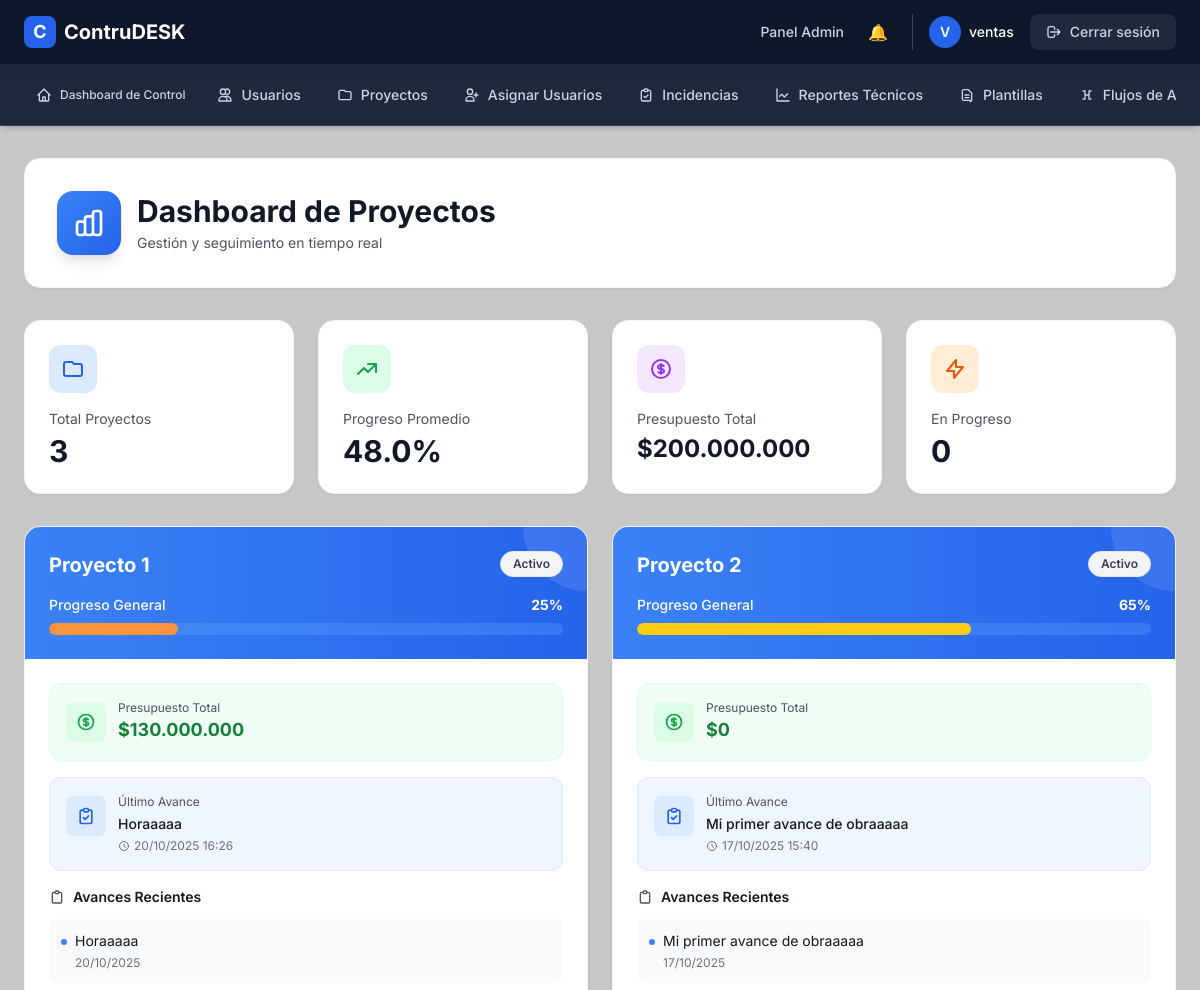
The app's page /lector/dashboard (signed in, upper part), older data.
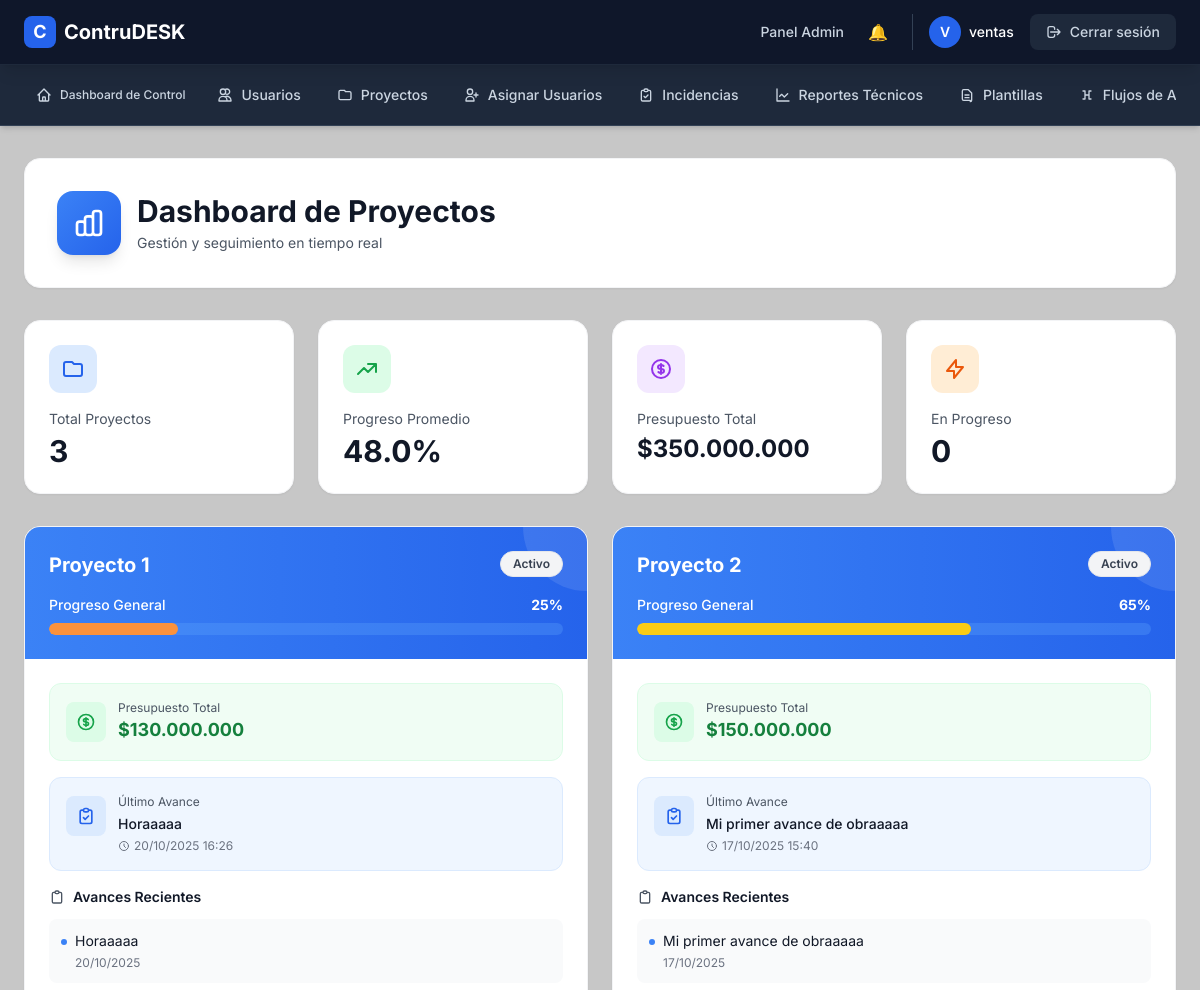
The same page, newer data.
### app/models.py (models this page shows, shortened)
class Project(db.Model):
    __tablename__ = 'projects'
    id = db.Column(db.Integer, primary_key=True)
    name = db.Column(db.String(128), nullable=False)
    description = db.Column(db.Text)
    start_date = db.Column(db.DateTime, default=datetime.utcnow)
    end_date = db.Column(db.DateTime)
    progress = db.Column(db.Integer, default=0)
    status = db.Column(db.String(50), default='activo')  # Ej: activo, suspendido, finalizado
    archived = db.Column(db.Boolean, default=False)  # Indicador de archivo
    admin_comment = db.Column(db.Text)
    total_budget = db.Column(db.Float, default=0.0)
    budget_file = db.Column(db.String(255))
    schedule_file = db.Column(db.String(255))
    creator_id = db.Column(db.Integer, db.ForeignKey('admin_users.id'), nullable=False)
    creator = db.relationship('AdminUser', backref='created_projects')

class ProjectProgress(db.Model):
    __tablename__ = 'project_progress'
    id = db.Column(db.Integer, primary_key=True)
    project_id = db.Column(db.Integer, db.ForeignKey('projects.id', ondelete='CASCADE'), nullable=False)
    user_id = db.Column(db.Integer, db.ForeignKey('admin_users.id', ondelete='CASCADE'), nullable=False)
    description = db.Column(db.Text, nullable=False)  # Texto del avance
    date = db.Column(db.DateTime, default=datetime.utcnow)
    project = db.relationship('Project', backref=db.backref('progress_reports', lazy=True))
    user = db.relationship('AdminUser', backref=db.backref('progress_reports', lazy=True))

### app/routes/lector.py (the view)
@lector_bp.route('/dashboard')
@login_required
def dashboard():
    proyectos = Project.query.filter_by(archived=False).all()
    sub = (
        db.session.query(
            ProjectProgress.project_id,
            func.max(ProjectProgress.date).label('max_date')
        )
        .group_by(ProjectProgress.project_id)
        .subquery()
    )
    ultimos_avances = (
        db.session.query(ProjectProgress)
        .join(
            sub,
            and_(
                ProjectProgress.project_id == sub.c.project_id,
                ProjectProgress.date == sub.c.max_date,
            ),
        )
        .all()
    )
    ultimo_por_proyecto = {a.project_id: a for a in ultimos_avances}
    recientes_por_proyecto = {}
    for p in proyectos:
        recent = (
            ProjectProgress.query
            .filter_by(project_id=p.id)
            .order_by(ProjectProgress.date.desc())
            .limit(3)
            .all()
        )
        recientes_por_proyecto[p.id] = recent
    resumenes = []
    for p in proyectos:
        ultimo = ultimo_por_proyecto.get(p.id)
        resumenes.append({
            "id": p.id,
            "nombre": p.name,
            "estado": p.status.capitalize(),
            "progreso_pct": p.progress or 0,
            "presupuesto": p.total_budget or 0,
            "cronograma_file": p.schedule_file,
            "presupuesto_file": p.budget_file,
            "ultimo_avance_desc": ultimo.description if ultimo else "Sin avances",
            "ultimo_avance_fecha": ultimo.date if ultimo else None,
            "recientes": recientes_por_proyecto.get(p.id, []),
        })
    return render_template('lector/dashboard.html', resumenes=resumenes)

### app/models.py (called while the page is built)
    def has_role(self, role_name):
        return any(role.name == role_name for role in self.roles)

    @property
    def is_authenticated(self):
        return True

### app/templates/lector/dashboard.html (shortened to what the changed rows need)
{% extends "layout.html" %}
{% block content %}
<div class="container mx-auto px-4 sm:px-6 py-6 sm:py-8 max-w-[90rem]">
  <div class="bg-white rounded-2xl shadow-sm border border-gray-100 p-6 sm:p-8 mb-8">
    <div class="flex flex-col lg:flex-row lg:items-center lg:justify-between gap-4">
      <div class="flex items-center gap-4">
        <div>
          <h1 class="text-2xl sm:text-3xl font-bold text-gray-900">Dashboard de Proyectos</h1>
        </div>
      </div>
    </div>
  </div>
  <div class="grid grid-cols-1 sm:grid-cols-2 lg:grid-cols-4 gap-4 sm:gap-6 mb-8">
      {% set promedio = (resumenes|sum(attribute='progreso_pct') / resumenes|length)|round if resumenes else 0 %}
    <div class="bg-white rounded-2xl shadow-sm border border-gray-100 p-6 hover:shadow-md transition-all duration-200">
      <div class="flex items-center justify-between mb-4">
        <div class="w-12 h-12 bg-purple-100 rounded-xl flex items-center justify-center">
        </div>
      </div>
      <p class="text-gray-600 text-sm mb-1">Presupuesto Total</p>
      {% set total_presupuesto = resumenes|sum(attribute='presupuesto') %}
      <p class="text-2xl font-bold text-gray-900">${{ "{:,.0f}".format(total_presupuesto).replace(",", ".") }}</p>
    </div>
      {% set activos = resumenes|selectattr('estado', 'equalto', 'En Progreso')|list|length %}
  </div>
  <div class="grid grid-cols-1 lg:grid-cols-2 xl:grid-cols-3 gap-6">
    {% for p in resumenes %}
    <div class="bg-white rounded-2xl shadow-sm border border-gray-100 overflow-hidden hover:shadow-lg transition-all duration-300 group">
      <div class="bg-gradient-to-r from-blue-500 to-blue-600 p-6 relative overflow-hidden">
        <div class="relative z-10">
          <div class="flex items-start justify-between mb-2">
            <h2 class="text-xl font-bold text-white pr-4">{{ p.nombre }}</h2>
            <span class="px-3 py-1 rounded-full text-xs font-semibold border
              {% if p.estado == 'En Progreso' %}
                bg-green-100 text-green-700 border-green-200
              {% elif p.estado == 'Planificación' %}
                bg-yellow-100 text-yellow-700 border-yellow-200
              {% elif p.estado == 'Completado' %}
                bg-blue-100 text-blue-700 border-blue-200
              {% else %}
                bg-gray-100 text-gray-700 border-gray-200
              {% endif %}">
              {{ p.estado }}
            </span>
          </div>
          <div class="mt-4">
            <div class="flex items-center justify-between text-white text-sm mb-2">
              <span class="font-medium">Progreso General</span>
              <span class="font-bold">{{ p.progreso_pct }}%</span>
            </div>
            <div class="w-full bg-blue-400 bg-opacity-30 rounded-full h-3 overflow-hidden">
              <div class="h-3 rounded-full transition-all duration-500 flex items-center justify-end pr-2
                {% if p.progreso_pct >= 75 %}bg-green-400
                {% elif p.progreso_pct >= 50 %}bg-yellow-400
                {% elif p.progreso_pct >= 25 %}bg-orange-400
                {% else %}bg-red-400{% endif %}"
                   style="width: {{ p.progreso_pct }}%;">
              </div>
            </div>
          </div>
        </div>
      </div>
      <div class="p-6 space-y-4">
        <div class="flex items-center justify-between p-4 bg-green-50 rounded-xl border border-green-100">
          <div class="flex items-center gap-3">
            <div class="w-10 h-10 bg-green-100 rounded-lg flex items-center justify-center">
            </div>
            <div>
              <p class="text-xs text-gray-600">Presupuesto Total</p>
              <p class="text-lg font-bold text-green-700">${{ "{:,.0f}".format(p.presupuesto).replace(",", ".") }}</p>
            </div>
          </div>
        </div>
        <div class="p-4 bg-blue-50 rounded-xl border border-blue-100">
          <div class="flex items-start gap-3">
            <div class="w-10 h-10 bg-blue-100 rounded-lg flex items-center justify-center flex-shrink-0 mt-0.5">
              <svg class="w-5 h-5 text-blue-600" fill="none" stroke="currentColor" viewBox="0 0 24 24">
                <path stroke-linecap="round" stroke-linejoin="round" stroke-width="2" d="M9 5H7a2 2 0 00-2 2v12a2 2 0 002 2h10a2 2 0 002-2V7a2 2 0 00-2-2h-2M9 5a2 2 0 002 2h2a2 2 0 002-2M9 5a2 2 0 012-2h2a2 2 0 012 2m-6 9l2 2 4-4"/>
              </svg>
            </div>
            <div class="flex-1">
              <p class="text-xs text-gray-600 mb-1">Último Avance</p>
              <p class="text-sm font-medium text-gray-900">{{ p.ultimo_avance_desc }}</p>
              {% if p.ultimo_avance_fecha %}
              <p class="text-xs text-gray-500 mt-1 flex items-center">
                <svg class="w-3 h-3 mr-1" fill="none" stroke="currentColor" viewBox="0 0 24 24">
                  <path stroke-linecap="round" stroke-linejoin="round" stroke-width="2" d="M12 8v4l3 3m6-3a9 9 0 11-18 0 9 9 0 0118 0z"/>
                </svg>
                {{ p.ultimo_avance_fecha.strftime('%d/%m/%Y %H:%M') }}
              </p>
              {% endif %}
            </div>
          </div>
        </div>
        <div>
          <div class="flex items-center gap-2 mb-3">
            <svg class="w-4 h-4 text-gray-600" fill="none" stroke="currentColor" viewBox="0 0 24 24">
              <path stroke-linecap="round" stroke-linejoin="round" stroke-width="2" d="M9 5H7a2 2 0 00-2 2v12a2 2 0 002 2h10a2 2 0 002-2V7a2 2 0 00-2-2h-2M9 5a2 2 0 002 2h2a2 2 0 002-2M9 5a2 2 0 012-2h2a2 2 0 012 2"/>
            </svg>
            <h3 class="text-sm font-semibold text-gray-900">Avances Recientes</h3>
          </div>
          {% if p.recientes and p.recientes|length > 0 %}
            <div class="space-y-2">
              {% for a in p.recientes %}
              <div class="flex items-start gap-2 p-3 bg-gray-50 rounded-lg hover:bg-gray-100 transition-colors duration-150">
                <div class="w-1.5 h-1.5 bg-blue-500 rounded-full mt-2 flex-shrink-0"></div>
                <div class="flex-1 min-w-0">
                  <p class="text-sm text-gray-900">{{ a.description }}</p>
                  <p class="text-xs text-gray-500 mt-1">{{ a.date.strftime('%d/%m/%Y') }}</p>
                </div>
              </div>
              {% endfor %}
            </div>
          {% endif %}
        </div>
      </div>
    </div>
    {% endfor %}
  </div>
</div>
{% endblock %}

Row changes from the older to the newer data that the page shows:
changed Project "Proyecto 2": total_budget "0" → "150.000.000"
Text that changed along with them:
{{ "{:,.0f}".format(total_presupuesto).replace(",", ".") }}: "200.000.000" → "350.000.000"
